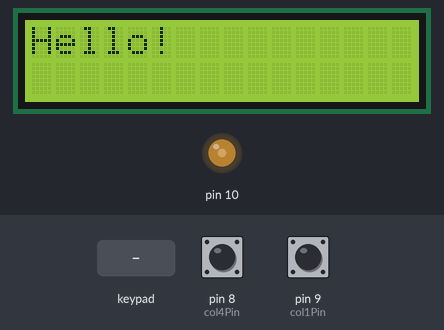
The sketch below on a simulated Arduino Uno, built with avr-gcc and run on an emulated ATmega328P. Parts: 16×2 character LCD, output pins drawn as LEDs (lit = HIGH). Wiring (inferred from the names in the program): 5×2 keypad with keys 1 2 3 4 5 6 7 8 9 A (labels assumed): rows A0, A3, A5, A4, A1; columns pin 2, pin 3. Inputs (shaded band) come from the test bench; at power-on: pin 9 (col1Pin) HIGH, pin 8 (col4Pin) HIGH. Pins used as bus, display or sensor lines are not drawn.

Above: at 1.2 s.
1.3 s: keypad keys 2 5 A pressed 0.4 s apart
At 2.7 s:
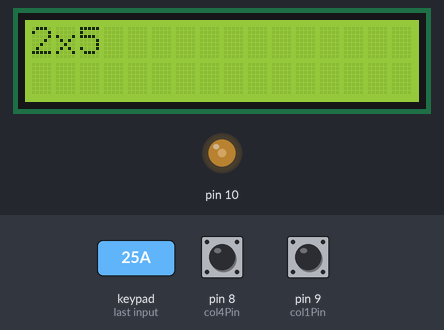
4.0 s: key '5' pressed
At 5.2 s:
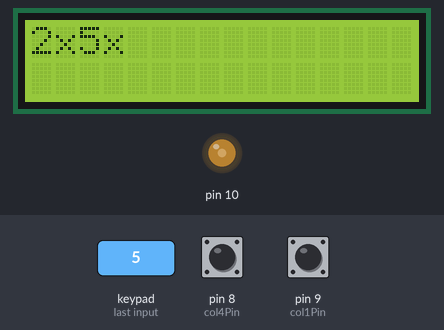
5.5 s: key '6' pressed
7.0 s: pin 9 (col1Pin) pulled LOW for 0.15 s
At 7.9 s:
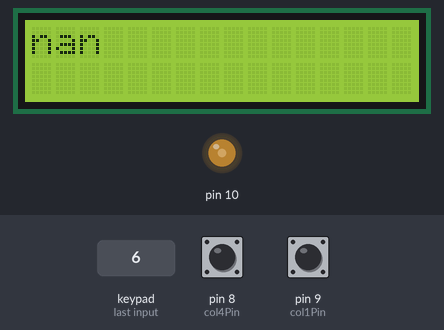
8.6 s: pin 9 (col1Pin) pulled LOW for 3.2 s
At 13.0 s:
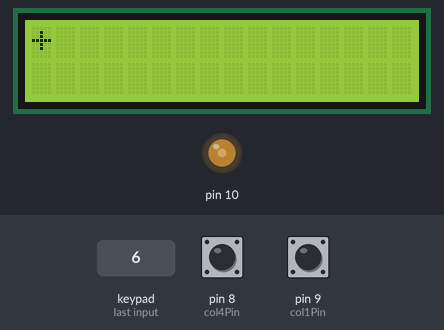
13.3 s: keypad keys 2 5 pressed 0.4 s apart
At 14.0 s:
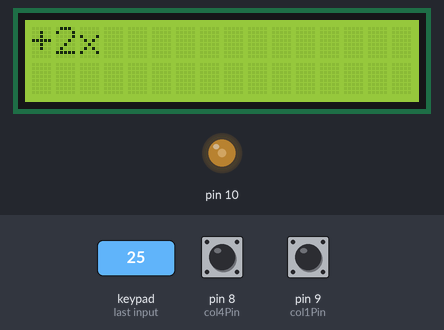
Timing chart, 0 to 16.3 s (numbered marks = the images above; inputs shaded):
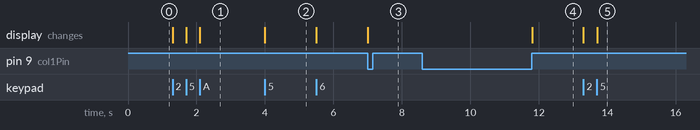

The sketch:

v1.ino
```cpp
#include <LiquidCrystal.h>

LiquidCrystal lcd(11, 12, 4, 5, 6, 7);
const int col1Pin = 9;
const int col2Pin = 2;
const int col3Pin = 3;
const int col4Pin = 8;

const int row1Pin = A5;
const int row2Pin = A4;
const int row3Pin = A1;
const int row4Pin = A0;
const int row5Pin = A3;

String pressedValue = "", expression = "", number = "";
boolean lock = false, greeting = true;
int arrayIndex = 0;
double numbers[50];
String operators[50];

void setup() {
  lcd.begin(16, 2);
  analogWrite(10, 100);

  pinMode(col1Pin, INPUT_PULLUP);
  pinMode(col2Pin, INPUT_PULLUP);
  pinMode(col3Pin, INPUT_PULLUP);
  pinMode(col4Pin, INPUT_PULLUP);

  pinMode(row1Pin, OUTPUT);
  pinMode(row2Pin, OUTPUT);
  pinMode(row3Pin, OUTPUT);
  pinMode(row4Pin, OUTPUT);
  pinMode(row5Pin, OUTPUT);

  lcd.home();
  lcd.print("Hello!");
}

void loop() { checkKeyboard(); }

void checkKeyboard() {
  readMatrix();
  if (lock) {
    if (pressedValue == "") {
      lock = false;
    }
    return;
  } else {
    if (pressedValue == "Del") {
      lcd.clear();
      lcd.home();
      expression = "";
    } else if (pressedValue == "Enter") {
      calculate();
    } else if (pressedValue != "") {
      if (greeting) {
        lcd.clear();
        greeting = false;

      }

      lcd.print(pressedValue);
      expression += pressedValue;
      lock = true;

    }
  }
}

void readMatrix() {
  pressedValue = "";
  for (int i = 1; i < 6; i++) {
    if (i == 1) {
      digitalWrite(row1Pin, LOW);
    } else if (i == 2) {
      digitalWrite(row2Pin, LOW);
    } else if (i == 3) {
      digitalWrite(row3Pin, LOW);
    } else if (i == 4) {
      digitalWrite(row4Pin, LOW);
    } else if (i == 5) {
      digitalWrite(row5Pin, LOW);
    }

    if (i == 1) {
      if (digitalRead(col1Pin) == LOW)
        pressedValue = "-";
      else if (digitalRead(col2Pin) == LOW)
        pressedValue = "x";
      else if (digitalRead(col3Pin) == LOW)
        pressedValue = "/";
      else if (digitalRead(col4Pin) == LOW)
        pressedValue = "Del";

    } else if (i == 2) {
      if (digitalRead(col1Pin) == LOW)
        pressedValue = "+";
      else if (digitalRead(col2Pin) == LOW)
        pressedValue = "9";
      else if (digitalRead(col3Pin) == LOW)
        pressedValue = "8";
      else if (digitalRead(col4Pin) == LOW)
        pressedValue = "7";

    } else if (i == 3) {
      if (digitalRead(col2Pin) == LOW)
        pressedValue = "6";
      else if (digitalRead(col3Pin) == LOW)
        pressedValue = "5";
      else if (digitalRead(col4Pin) == LOW)
        pressedValue = "4";

    } else if (i == 4) {
      if (digitalRead(col1Pin) == LOW)
        pressedValue = "Enter";
      else if (digitalRead(col2Pin) == LOW)
        pressedValue = "3";
      else if (digitalRead(col3Pin) == LOW)
        pressedValue = "2";
      else if (digitalRead(col4Pin) == LOW)
        pressedValue = "1";
    } else if (i == 5) {
      if (digitalRead(col1Pin) == LOW)
        pressedValue = "Enter";
      else if (digitalRead(col2Pin) == LOW)
        pressedValue = ".";
      else if (digitalRead(col3Pin) == LOW || col4Pin == LOW)
        pressedValue = "0";
    }

    digitalWrite(row1Pin, HIGH);
    digitalWrite(row2Pin, HIGH);
    digitalWrite(row3Pin, HIGH);
    digitalWrite(row4Pin, HIGH);
    digitalWrite(row5Pin, HIGH);
  }
}

void calculate() {
  number = "";
  int arrayIndex = 0;
  double numbers[50];
  String operators[50];
  for (int i = 0; i < expression.length(); i++) {
    if (isDigit(expression[i])) {
      number += expression[i];
    } else {
      numbers[arrayIndex] = number.toDouble();
      operators[arrayIndex] = expression[i];
      arrayIndex++;
      number = "";
    }
  }
  numbers[arrayIndex] = number.toDouble();
  double result = numbers[0];
  for (int i = 0; i < arrayIndex; i++) {
    if (operators[i] == "+") {
      result += numbers[i + 1];
    } else if (operators[i] == "-") {
      result -= numbers[i + 1];
    } else if (operators[i] == "x") {
      result *= numbers[i + 1];
    } else if (operators[i] == "/") {
      result /= numbers[i + 1];
    }
  }

  lcd.clear();
  lcd.home();
  lcd.print(result);
  greeting = true;
}

boolean isKeyPressed() {
  return (digitalRead(col1Pin) == LOW || digitalRead(col2Pin) == LOW ||
          digitalRead(col3Pin) == LOW || digitalRead(col4Pin) == LOW);
}
```

Measured:
- after the input at 1.3 s, the display: first changes at once (image 1 shows a later state)
- after the input at 4.0 s, the display: changes at once (image 2)
- after the input at 7.0 s, the display: changes at once (image 3)
- after the input at 8.6 s, the display: changes after 3.2 s (image 4)
- after the input at 13.3 s, the display: first changes at once (image 5 shows a later state)
